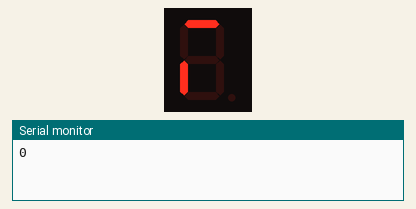
Simulated run of this sketch. Board: Arduino Uno, built with avr-gcc and run on an emulated ATmega328P. Shown: 1-digit seven-segment display, the last lines printed to the serial monitor. Wiring (inferred from the names in the program): 1-digit 7-segment display, segments lit when HIGH: segments pin 5, pin 6, pin 7, pin 8, pin 12, pin 11, pin 10, pin 9. The segment pins are drawn as the display they are named for.

Above: at 0.1 s.
At 1.1 s:
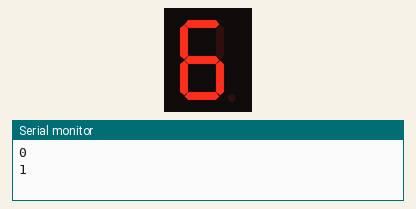
At 2.1 s:
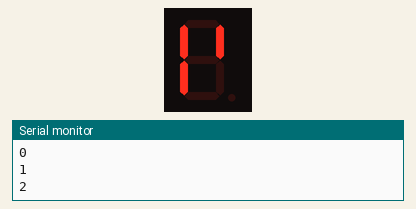
At 4.1 s:
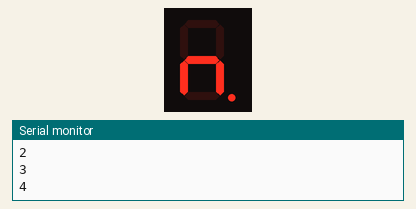
At 6.1 s:
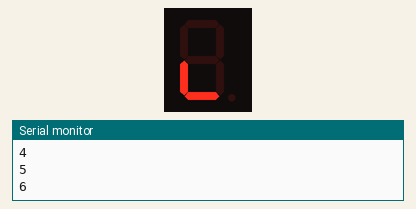
At 9.1 s:
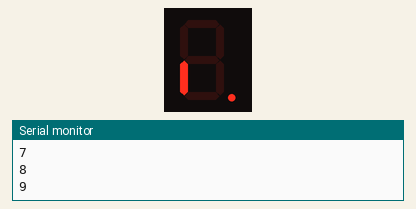

Measured:
- by itself, everything shown: repeats every 10.0 s, in 11 steps
- what the display in image 1 shows lasts 1.0 s, from 1.0 s to 2.0 s

The sketch:

_7_segment_display_tester.ino
```cpp
/**

  PINOUT DIAGRAM FOR THIS CODE


          ______________
   5  6  |  7  8        |
   a  b  |  c  d        |
   |  |  |  |  |        |
  |+++++++++++++|       |
  |  _________  |       |
  | | _______ | |       |
  | | |     | | |       |
  | | |     | | |       |
  | \ \_____/ / |       |
  |    _____    |       |
  | / /     \ \ |       |
  | | |     | | |       |==============[+5V]
  | | |     | | |       |
  | | |_____| | |       |           [LT542]
  | |_________| |       |        COMMON ANODE
  |             |       |
  |+++++++++++++|       |
   |  |  |  |  |        |
   h  g  |  f  e        |
   9  10 |__11_12_______|
*/

#define DELAY 5

const int a = 5;
const int b = 6;
const int c = 7;
const int d = 8;
const int h = 9;
const int g = 10;
const int f = 11;
const int e = 12;
int counter = 0;

void setup() {

  //seeting the number to be displayed
  counter = 0;

  //setting up the pins for 7 segment display
  pinMode(a,OUTPUT);
  pinMode(b,OUTPUT);
  pinMode(c,OUTPUT);
  pinMode(d,OUTPUT);
  pinMode(e,OUTPUT);
  pinMode(f,OUTPUT);
  pinMode(g,OUTPUT);
  pinMode(h,OUTPUT);

  //initializing the 7 segment pins
  digitalWrite(a,HIGH);
  digitalWrite(b,HIGH);
  digitalWrite(c,HIGH);
  digitalWrite(d,HIGH);
  digitalWrite(e,HIGH);
  digitalWrite(f,HIGH);
  digitalWrite(g,HIGH);
  digitalWrite(h,HIGH);

  //setting up user display on computer
  Serial.begin(9600);
}

void loop() {

  /*code to print all numbers from 0 to 10 on
  a two digit 7 segment display*/
  counter = 0;
  while(counter != 10)
  {
    segmentWrite(counter);
    Serial.println(counter);
    delay(1000);
    clear_all();
    counter++;
  }
}

void clear_all()
{
  digitalWrite(a,HIGH);
  digitalWrite(b,HIGH);
  digitalWrite(c,HIGH);
  digitalWrite(d,HIGH);
  digitalWrite(e,HIGH);
  digitalWrite(f,HIGH);
  digitalWrite(g,HIGH);
  digitalWrite(h,HIGH);
}

void segmentWrite(int value)
{
  //Serial.println(value);
  switch(value)
  {
  case 0:
    digitalWrite(a,HIGH);
    digitalWrite(b,LOW);
    digitalWrite(c,LOW);
    digitalWrite(d,LOW);
    digitalWrite(e,HIGH);
    digitalWrite(f,LOW);
    digitalWrite(g,LOW);
    digitalWrite(h,LOW);
    break;
  case 1:
    digitalWrite(a,HIGH);
    digitalWrite(b,LOW);
    digitalWrite(c,HIGH);
    digitalWrite(d,HIGH);
    digitalWrite(e,HIGH);
    digitalWrite(f,HIGH);
    digitalWrite(g,HIGH);
    digitalWrite(h,LOW);
    break;
  case 2:
    digitalWrite(a,LOW);
    digitalWrite(b,HIGH);
    digitalWrite(c,LOW);
    digitalWrite(d,LOW);
    digitalWrite(e,HIGH);
    digitalWrite(f,HIGH);
    digitalWrite(g,LOW);
    digitalWrite(h,LOW);
    break;
  case 3:
    digitalWrite(a,LOW);
    digitalWrite(b,HIGH);
    digitalWrite(c,LOW);
    digitalWrite(d,LOW);
    digitalWrite(e,HIGH);
    digitalWrite(f,LOW);
    digitalWrite(g,LOW);
    digitalWrite(h,HIGH);
    break;
  case 4:
    digitalWrite(a,LOW);
    digitalWrite(b,LOW);
    digitalWrite(c,HIGH);
    digitalWrite(d,LOW);
    digitalWrite(e,HIGH);
    digitalWrite(f,LOW);
    digitalWrite(g,HIGH);
    digitalWrite(h,HIGH);
    break;
  case 5:
    digitalWrite(a,LOW);
    digitalWrite(b,LOW);
    digitalWrite(c,LOW);
    digitalWrite(d,HIGH);
    digitalWrite(e,HIGH);
    digitalWrite(f,LOW);
    digitalWrite(g,LOW);
    digitalWrite(h,HIGH);
    break;
  case 6:
    digitalWrite(a,LOW);
    digitalWrite(b,LOW);
    digitalWrite(c,LOW);
    digitalWrite(d,HIGH);
    digitalWrite(e,HIGH);
    digitalWrite(f,LOW);
    digitalWrite(g,LOW);
    digitalWrite(h,LOW);
    break;
  case 7:
    digitalWrite(a,HIGH);
    digitalWrite(b,HIGH);
    digitalWrite(c,LOW);
    digitalWrite(d,LOW);
    digitalWrite(e,HIGH);
    digitalWrite(f,LOW);
    digitalWrite(g,HIGH);
    digitalWrite(h,HIGH);
    break;
  case 8:
    digitalWrite(a,LOW);
    digitalWrite(b,LOW);
    digitalWrite(c,LOW);
    digitalWrite(d,LOW);
    digitalWrite(e,HIGH);
    digitalWrite(f,LOW);
    digitalWrite(g,LOW);
    digitalWrite(h,LOW);
    break;
  case 9:
    digitalWrite(a,LOW);
    digitalWrite(b,LOW);
    digitalWrite(c,LOW);
    digitalWrite(d,LOW);
    digitalWrite(e,HIGH);
    digitalWrite(f,LOW);
    digitalWrite(g,LOW);
    digitalWrite(h,HIGH);
    break;

  default:
    Serial.println("NOT VALID");
  }
}
```
